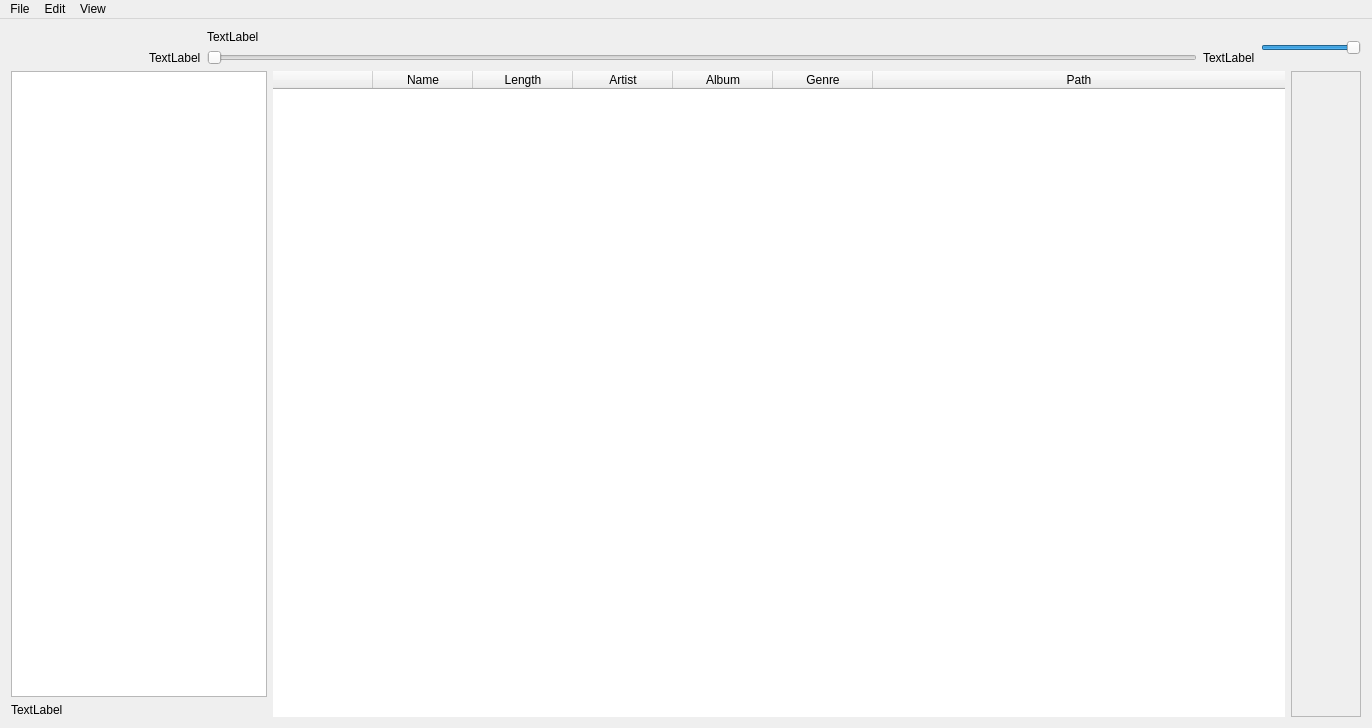
<?xml version="1.0" encoding="UTF-8"?>
<ui version="4.0">
 <class>MainWindow</class>
 <widget class="QMainWindow" name="MainWindow">
  <property name="geometry">
   <rect>
    <x>0</x>
    <y>0</y>
    <width>1372</width>
    <height>728</height>
   </rect>
  </property>
  <property name="windowTitle">
   <string>Music Player</string>
  </property>
  <property name="documentMode">
   <bool>false</bool>
  </property>
  <property name="tabShape">
   <enum>QTabWidget::Rounded</enum>
  </property>
  <widget class="QWidget" name="centralWidget">
   <layout class="QVBoxLayout" name="verticalLayout">
    <item>
     <layout class="QHBoxLayout" name="horizontalLayout">
      <item>
       <widget class="QPushButton" name="ButtonPrev">
        <property name="text">
         <string/>
        </property>
        <property name="icon">
         <iconset resource="resources.qrc">
          <normaloff>:/Images/Images/Player_Prev.png</normaloff>:/Images/Images/Player_Prev.png</iconset>
        </property>
        <property name="iconSize">
         <size>
          <width>32</width>
          <height>32</height>
         </size>
        </property>
        <property name="flat">
         <bool>true</bool>
        </property>
       </widget>
      </item>
      <item>
       <widget class="QPushButton" name="ButtonToggle">
        <property name="text">
         <string/>
        </property>
        <property name="icon">
         <iconset resource="resources.qrc">
          <normaloff>:/Images/Images/Player_Play.png</normaloff>:/Images/Images/Player_Play.png</iconset>
        </property>
        <property name="iconSize">
         <size>
          <width>32</width>
          <height>32</height>
         </size>
        </property>
        <property name="flat">
         <bool>true</bool>
        </property>
       </widget>
      </item>
      <item>
       <widget class="QPushButton" name="ButtonNext">
        <property name="text">
         <string/>
        </property>
        <property name="icon">
         <iconset resource="resources.qrc">
          <normaloff>:/Images/Images/Player_Next.png</normaloff>:/Images/Images/Player_Next.png</iconset>
        </property>
        <property name="iconSize">
         <size>
          <width>32</width>
          <height>32</height>
         </size>
        </property>
        <property name="flat">
         <bool>true</bool>
        </property>
       </widget>
      </item>
      <item>
       <layout class="QGridLayout" name="gridLayout">
        <item row="1" column="2">
         <widget class="QLabel" name="LabelTimeEnd">
          <property name="text">
           <string>TextLabel</string>
          </property>
         </widget>
        </item>
        <item row="1" column="1">
         <widget class="QSlider" name="SliderSeekTrack">
          <property name="orientation">
           <enum>Qt::Horizontal</enum>
          </property>
         </widget>
        </item>
        <item row="1" column="0">
         <widget class="QLabel" name="LabelTimeCurrent">
          <property name="text">
           <string>TextLabel</string>
          </property>
         </widget>
        </item>
        <item row="0" column="1">
         <widget class="QLabel" name="LabelSongInfo">
          <property name="text">
           <string>TextLabel</string>
          </property>
         </widget>
        </item>
       </layout>
      </item>
      <item>
       <widget class="QSlider" name="SliderVolume">
        <property name="sizePolicy">
         <sizepolicy hsizetype="Fixed" vsizetype="Fixed">
          <horstretch>0</horstretch>
          <verstretch>0</verstretch>
         </sizepolicy>
        </property>
        <property name="minimumSize">
         <size>
          <width>100</width>
          <height>0</height>
         </size>
        </property>
        <property name="maximum">
         <number>100</number>
        </property>
        <property name="value">
         <number>100</number>
        </property>
        <property name="orientation">
         <enum>Qt::Horizontal</enum>
        </property>
        <property name="invertedAppearance">
         <bool>false</bool>
        </property>
        <property name="tickPosition">
         <enum>QSlider::NoTicks</enum>
        </property>
       </widget>
      </item>
     </layout>
    </item>
    <item>
     <layout class="QHBoxLayout" name="horizontalLayout_3">
      <item>
       <layout class="QVBoxLayout" name="verticalLayout_2">
        <item>
         <widget class="QListWidget" name="ListQueue">
          <property name="sizePolicy">
           <sizepolicy hsizetype="Fixed" vsizetype="Expanding">
            <horstretch>0</horstretch>
            <verstretch>0</verstretch>
           </sizepolicy>
          </property>
         </widget>
        </item>
        <item>
         <widget class="QLabel" name="ImageView">
          <property name="sizePolicy">
           <sizepolicy hsizetype="Fixed" vsizetype="Preferred">
            <horstretch>0</horstretch>
            <verstretch>0</verstretch>
           </sizepolicy>
          </property>
          <property name="text">
           <string>TextLabel</string>
          </property>
         </widget>
        </item>
       </layout>
      </item>
      <item>
       <widget class="QTableWidget" name="TableMusic">
        <property name="frameShape">
         <enum>QFrame::NoFrame</enum>
        </property>
        <property name="frameShadow">
         <enum>QFrame::Plain</enum>
        </property>
        <property name="horizontalScrollBarPolicy">
         <enum>Qt::ScrollBarAsNeeded</enum>
        </property>
        <property name="sizeAdjustPolicy">
         <enum>QAbstractScrollArea::AdjustToContents</enum>
        </property>
        <property name="editTriggers">
         <set>QAbstractItemView::NoEditTriggers</set>
        </property>
        <property name="alternatingRowColors">
         <bool>true</bool>
        </property>
        <property name="selectionMode">
         <enum>QAbstractItemView::SingleSelection</enum>
        </property>
        <property name="selectionBehavior">
         <enum>QAbstractItemView::SelectRows</enum>
        </property>
        <property name="sortingEnabled">
         <bool>true</bool>
        </property>
        <property name="cornerButtonEnabled">
         <bool>true</bool>
        </property>
        <attribute name="horizontalHeaderStretchLastSection">
         <bool>true</bool>
        </attribute>
        <attribute name="verticalHeaderVisible">
         <bool>false</bool>
        </attribute>
        <attribute name="verticalHeaderCascadingSectionResizes">
         <bool>true</bool>
        </attribute>
        <attribute name="verticalHeaderStretchLastSection">
         <bool>true</bool>
        </attribute>
        <column>
         <property name="text">
          <string/>
         </property>
        </column>
        <column>
         <property name="text">
          <string>Name</string>
         </property>
        </column>
        <column>
         <property name="text">
          <string>Length</string>
         </property>
        </column>
        <column>
         <property name="text">
          <string>Artist</string>
         </property>
        </column>
        <column>
         <property name="text">
          <string>Album</string>
         </property>
        </column>
        <column>
         <property name="text">
          <string>Genre</string>
         </property>
        </column>
        <column>
         <property name="text">
          <string>Path</string>
         </property>
        </column>
       </widget>
      </item>
      <item alignment="Qt::AlignRight">
       <widget class="QScrollArea" name="scrollArea">
        <property name="widgetResizable">
         <bool>true</bool>
        </property>
        <widget class="QWidget" name="scrollAreaWidgetContents">
         <property name="geometry">
          <rect>
           <x>0</x>
           <y>0</y>
           <width>68</width>
           <height>640</height>
          </rect>
         </property>
        </widget>
       </widget>
      </item>
     </layout>
    </item>
   </layout>
  </widget>
  <widget class="QMenuBar" name="menuBar">
   <property name="geometry">
    <rect>
     <x>0</x>
     <y>0</y>
     <width>1372</width>
     <height>20</height>
    </rect>
   </property>
   <widget class="QMenu" name="menuMusic_Player">
    <property name="title">
     <string>File</string>
    </property>
    <addaction name="actionAdd"/>
   </widget>
   <widget class="QMenu" name="menuOther">
    <property name="title">
     <string>Edit</string>
    </property>
   </widget>
   <widget class="QMenu" name="menuOh">
    <property name="title">
     <string>View</string>
    </property>
   </widget>
   <addaction name="menuMusic_Player"/>
   <addaction name="menuOther"/>
   <addaction name="menuOh"/>
  </widget>
  <action name="actionAdd">
   <property name="text">
    <string>Add</string>
   </property>
  </action>
 </widget>
 <layoutdefault spacing="6" margin="11"/>
 <resources>
  <include location="resources.qrc"/>
 </resources>
 <connections/>
</ui>
